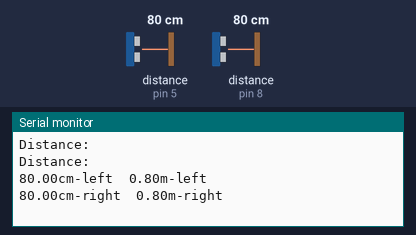
This sketch was run on a simulated Arduino Uno, built with avr-gcc and run on an emulated ATmega328P. On the bench: the last lines printed to the serial monitor. The inputs (shaded band) are chosen by the test bench; at power-on: distance to the obstacle (sensors on pin 5, pin 8) 80 cm. The echo pulse lasts 58.3 µs per cm.

Above: at 13.2 s.
13.3 s: distance to the obstacle (sensor on pin 5) set to 2 cm
At 14.8 s:
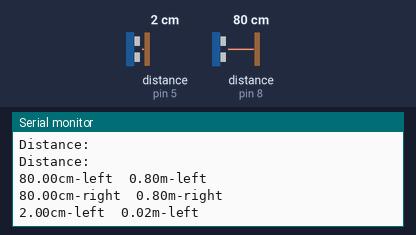
15.7 s: distance to the obstacle (sensor on pin 8) set to 2 cm
At 16.6 s:
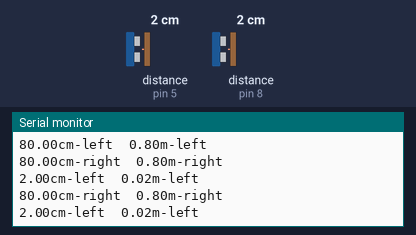
18.1 s: distance to the obstacle (sensor on pin 5) set to 250 cm
At 18.1 s:
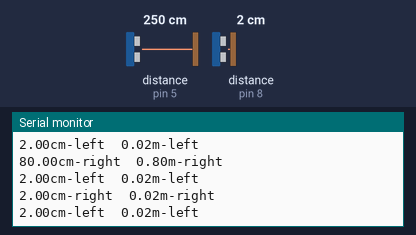
24.0 s: distance to the obstacle (sensor on pin 8) set to 4 cm
At 24.7 s:
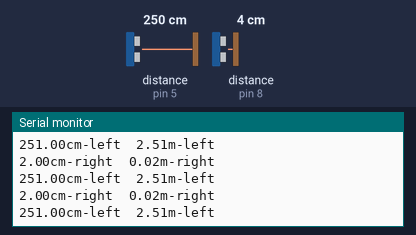
Timing chart, 0 to 27.0 s (numbered marks = the images above; inputs shaded):
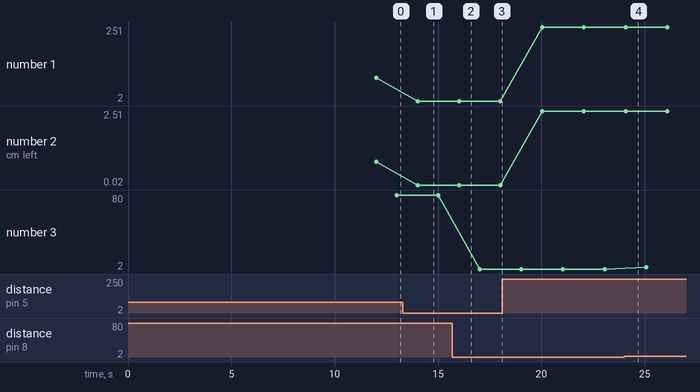

The sketch:

LeftUltraSoundSensor.ino
```cpp
// Ultrasonic Sensor Example
int trig=3;
int echo=5;
int trig2=7;
int echo2=8;

int duration;
float distance;
float meter;
void setup() {
  Serial.begin(9600);
  pinMode(trig, OUTPUT);
  digitalWrite(trig, LOW);
  delayMicroseconds(2);
  pinMode(echo, INPUT);
  delay(6000);
  Serial.println("Distance:");

  pinMode(trig2, OUTPUT);
  digitalWrite(trig2, LOW);
  delayMicroseconds(2);
  pinMode(echo2, INPUT);
  delay(6000);
  Serial.println("Distance:");
}

void loop() {

  digitalWrite(trig, HIGH);
  delayMicroseconds(10);
  digitalWrite(trig, LOW);

  duration = pulseIn(echo, HIGH);

  if(duration>=38000){
      Serial.print("Out range");
      }

  else{
      distance = duration/58;
      Serial.print(distance);
      Serial.print("cm-left");
      meter=distance/100;
      Serial.print("\t");
      Serial.print(meter);
      Serial.println("m-left");
      }
  delay(1000);

  digitalWrite(trig2, HIGH);
  delayMicroseconds(10);
  digitalWrite(trig2, LOW);

  duration = pulseIn(echo2, HIGH);

  if(duration>=38000){
      Serial.print("Out range");
      }

  else{
      distance = duration/58;
      Serial.print(distance);
      Serial.print("cm-right");
      meter=distance/100;
      Serial.print("\t");
      Serial.print(meter);
      Serial.println("m-right");
      }
  delay(1000);
}
```

Measured:
- after the input at 13.3 s, the serial monitor: prints a new line after 0.71 s (image 1)
- plotted number 1: 80 → 2 after the input at 13.3 s, 2 → 251 after the input at 18.1 s
- plotted number 2: 0.8 → 0.02 after the input at 13.3 s, 0.02 → 2.51 after the input at 18.1 s
- plotted number 3: 2 → 4 after the input at 24.0 s
